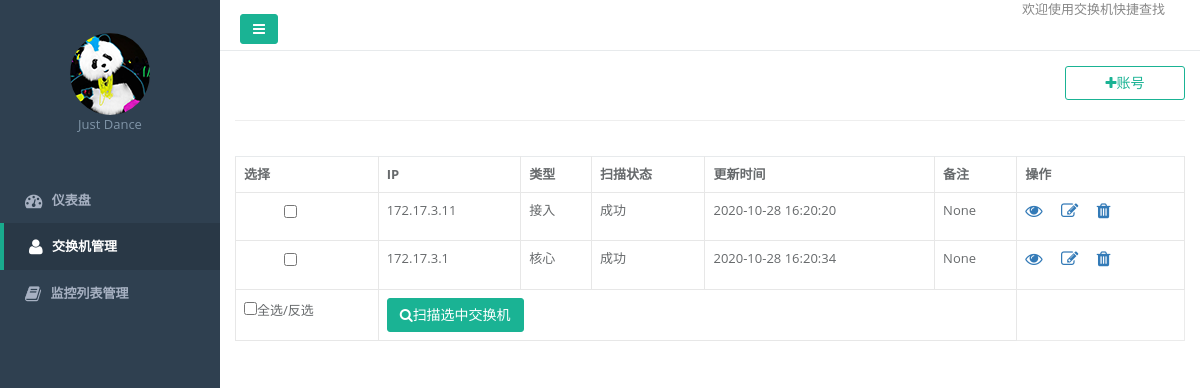
Page /switch/ on the committed database.
### common/models/Sw.py (models this page shows)
class Sw(db.Model):
    __tablename__ = 'Sw'
    id = db.Column(db.Integer, primary_key=True)
    ipaddr = db.Column(db.Text)
    user = db.Column(db.Text)
    passwd = db.Column(db.Text)
    iscore = db.Column(db.Integer, default=0)
    status = db.Column(db.Integer, default=0)
    update_time = db.Column(db.Text)
    create_time = db.Column(db.Text)
    note = db.Column(db.Text)
    @property
    def iscore_desc(self):
        iscore_mapping = {
            "1": "核心",
            "0": "接入",
        }
        return iscore_mapping[str(self.iscore)]
    @property
    def status_desc(self):
        status_mapping = {
            "1": "失败",
            "0": "成功",
        }
        return status_mapping[str(self.status)]

### web/switch/index.py (the view)
@route_sw.route('/')
def index():
    resp_data = {}
    sw_info = Sw.query.all()
    resp_data['info'] = sw_info
    return ops_render('switch/index.html', resp_data)

### common/Helper.py (called while the page is built)
def ops_render(template, context={}):
    return render_template(template, **context)

### common/UrlManager.py (called while the page is built)
    @staticmethod
    def buildUrl(path):
        return path

    @staticmethod
    def buildStaticUrl(path):
        ver = "%s" % (int(time.time()))
        path = "/static" + path + "?ver=" + ver
        return UrlManager.buildUrl(path)

### web/templates/switch/index.html (shortened to what this page needs)
{% extends "common/layout_main.html" %}
{% block content %}
		<div class="form-group">
            		<div class="form-horizontal m-t m-b">
                    <div class="row">
                <div class="col-lg-12">
                    <a class="btn btn-w-m btn-outline btn-primary pull-right"
                       href="{{ buildUrl('/switch/set') }}">
                        <i class="fa fa-plus"></i>账号
                    </a>
                </div>
            </div><hr>
<div class="row">
    <div class="col-lg-12">
       <form class="form-inline wrap_search">
        <table class="table table-bordered m-t">
            <tr><th>选择</th>
                <th>IP</th>
                <th>类型</th>
                <th>扫描状态</th>
                <th>更新时间</th>
                <th>备注</th>
                <th>操作</th>
            </tr>
            {% if info %}
            {%  for item in info  %}
            <tr><td><ul id="list"><input type="checkbox" name="selectFlag" value="{{ item.id }}"></ul></td>
                <td>{{ item.ipaddr}}</td>
                <td>{{ item.iscore_desc }}</td>
                <td>{{ item.status_desc }}</td>
                <td>{{ item.update_time }}</td>
                <td>{{ item.note }}</td>
                <td>
                    <a href="{{ buildUrl('/switch/info') }}?id={{ item.id  }}">
                        <i class="fa fa-eye fa-lg"></i>
                    </a>
                    <a class="m-l" href="{{ buildUrl('/switch/set') }}?id={{ item.id   }}">
                        <i class="fa fa-edit fa-lg"></i>
                    </a>
                    <a class="m-l remove" href="javascript:void(0);" data="{{ item.id  }}">
                        <i class="fa fa-trash fa-lg"></i>
                    </a>
                </td>
            </tr>
            {% endfor %}
            <tr>
                <td>
             <input type="checkbox" id="allAndNotAll" />全选/反选
            </td>
                <td colspan="5">
                    <button type="button" class="btn  btn-primary scan"  id="getValue" >
                                <i class="fa fa-search"></i>扫描选中交换机
                            </button></td>
            </tr>
                    {% else %}
            <tr>
                <td colspan="7">暂无数据</td>
            </tr>
            {% endif %}
        </table>
      </form>
    </div>
</div>
{% endblock %}

### rows in the picture
Sw: ipaddr "172.17.3.11", iscore_desc "接入", status_desc "成功", update_time "2020-10-28 16:20:20", note "None"
Sw: ipaddr "172.17.3.1", iscore_desc "核心", status_desc "成功", update_time "2020-10-28 16:20:34", note "None"
